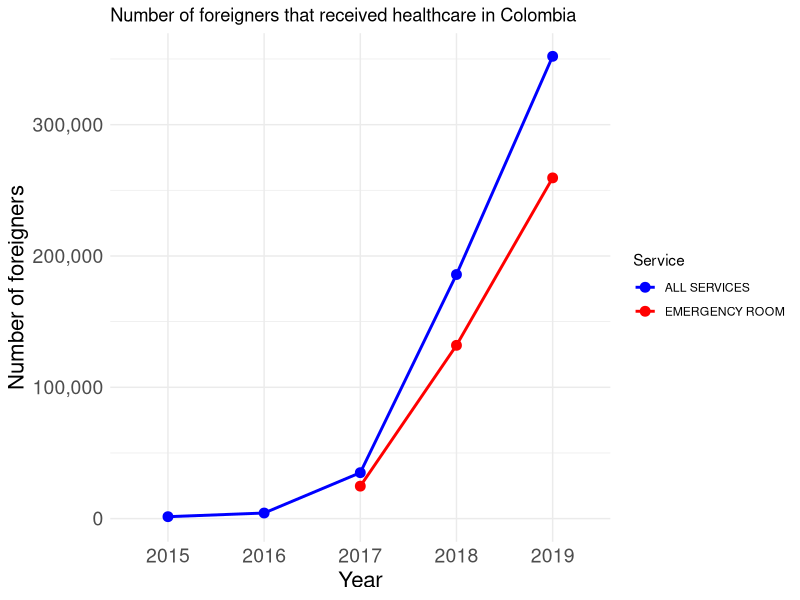

Recreate this plot in R.
library(ggplot2)

# Create a data frame with the data
data <- data.frame(
  Year = c(2015, 2015, 2016, 2016, 2017, 2017, 2018, 2018, 2019, 2019),
  Service = c(rep(c("EMERGENCY ROOM", "ALL SERVICES"), 5)),
  Count = c(NA, 1475, NA, 4258, 24727, 34994, 131958, 185879, 259463, 352023)
)

# Create the ggplot object
ggplot(data, aes(x = factor(Year), y = Count, color = Service, group = Service)) +
  geom_line(size = 1) +
  geom_point(size = 3) +
  labs(title = "Number of foreigners that received healthcare in Colombia",
       x = "Year",
       y = "Number of foreigners") +
  scale_color_manual(values = c("blue", "red")) +
  theme_minimal() +
  theme(axis.title.y = element_text(size = 16),
        axis.text.y = element_text(size = 14),
        axis.title.x = element_text(size = 16),
        axis.text.x = element_text(size = 14)) +
  scale_y_continuous(labels = scales::comma, limits = c(0, NA))
